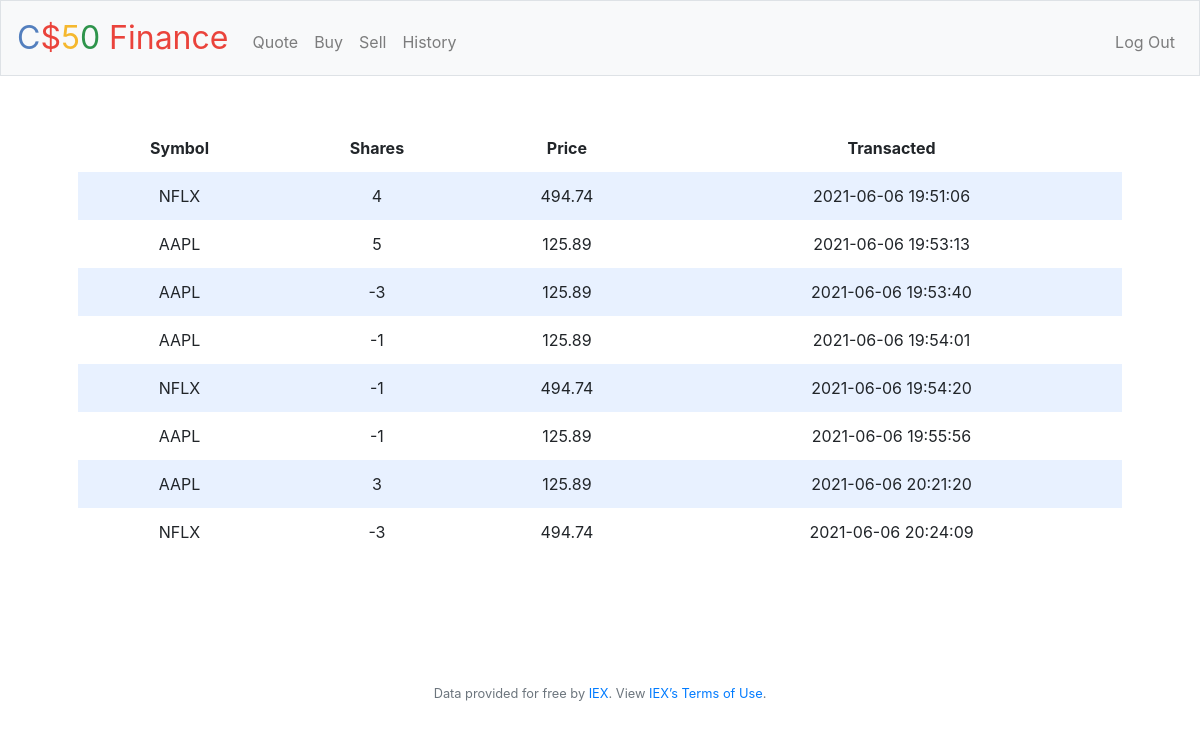
Screenshot of /history (signed in) with the database file from the repository.
### tables this page shows
CREATE TABLE transactions  (id INTEGER, symbol TEXT NOT NULL,
price NUMERIC NOT NULL, shares INTEGER NOT NULL, type TEXT NOT NULL,
time TIMESTAMP DEFAULT CURRENT_TIMESTAMP NOT NULL, user_id INTEGER NOT NULL, PRIMARY KEY (id));

### application.py (the view)
@app.route("/history")
@login_required
def history():
    ROWS = db.execute("SELECT symbol,  shares, price, time FROM transactions WHERE user_id = ?", session['user_id'])
    return render_template("history.html", rows=ROWS)

### application.py (called while the page is built)
@app.after_request
def after_request(response):
    response.headers["Cache-Control"] = "no-cache, no-store, must-revalidate"
    response.headers["Expires"] = 0
    response.headers["Pragma"] = "no-cache"
    return response

### helpers.py (called while the page is built)
def login_required(f):
    @wraps(f)
    def decorated_function(*args, **kwargs):
        if session.get("user_id") is None:
            return redirect("/login")
        return f(*args, **kwargs)
    return decorated_function

### templates/history.html (shortened to what this page needs)
{% extends "layout.html" %}
{% block main %}
    <table>
        <thead>
            <tr>
                <th>Symbol</th>
                <th>Shares</th>
                <th>Price</th>
                <th>Transacted</th>
            </tr>
        </thead>
        <tbody>
            {% for row in rows %}
            <tr>
                <td>{{ row.symbol }}</td>
                <td>{{ row.shares }}</td>
                <td>{{ row.price }}</td>
                <td>{{ row.time }}</td>
            </tr>
            {% endfor %}
        </tbody>
    </table>
{% endblock %}

### templates/layout.html (shortened to what this page needs)
<!DOCTYPE html>
<html lang="en">
    <head>
        <link rel="stylesheet" href="https://cdn.jsdelivr.net/npm/bootstrap@4.5.3/dist/css/bootstrap.min.css">
        <link href="/static/styles.css" rel="stylesheet">
    </head>
    <body>
        <nav class="navbar navbar-expand-md navbar-light bg-light border">
            <a class="navbar-brand" href="/"><span class="blue">C</span><span class="red">$</span><span class="yellow">5</span><span class="green">0</span> <span class="red">Finance</span></a>
            <div class="collapse navbar-collapse" id="navbar">
                {% if session.user_id %}
                    <ul class="navbar-nav mr-auto mt-2">
                        <li class="nav-item"><a class="nav-link" href="/quote">Quote</a></li>
                        <li class="nav-item"><a class="nav-link" href="/buy">Buy</a></li>
                        <li class="nav-item"><a class="nav-link" href="/sell">Sell</a></li>
                        <li class="nav-item"><a class="nav-link" href="/history">History</a></li>
                    </ul>
                    <ul class="navbar-nav ml-auto mt-2">
                        <li class="nav-item"><a class="nav-link" href="/logout">Log Out</a></li>
                    </ul>
                {% else %}
                    <ul class="navbar-nav ml-auto mt-2">
                        <li class="nav-item"><a class="nav-link" href="/register">Register</a></li>
                        <li class="nav-item"><a class="nav-link" href="/login">Log In</a></li>
                    </ul>
                {% endif %}
            </div>
        </nav>
        <main class="container p-5">
            {% block main %}{% endblock %}
        </main>
        <footer class="small text-center text-muted">
            Data provided for free by <a href="https://iextrading.com/developer">IEX</a>. View <a href="https://iextrading.com/api-exhibit-a/">IEX’s Terms of Use</a>.
        </footer>
    </body>
</html>

### static/styles.css (style rules this page uses)
nav .navbar-brand { font-size: xx-large; }
nav .navbar-brand .blue { color: #537fbe; }
nav .navbar-brand .red { color: #ea433b; }
nav .navbar-brand .yellow { color: #f5b82e; }
nav .navbar-brand .green { color: #2e944b; }
main { overflow-x: auto; text-align: center; }
table { background-color: transparent; margin-bottom: 5rem; width: 100%; }
table th, table td { padding: 0.75rem; vertical-align: middle; }
tbody tr:nth-of-type(odd) { background-color: rgb(179, 208, 255, 0.3) }

### rows the page displays
transactions: symbol "NFLX", shares "4", price "494.74", time "2021-06-06 19:51:06"
transactions: symbol "AAPL", shares "5", price "125.89", time "2021-06-06 19:53:13"
transactions: symbol "AAPL", shares "-3", price "125.89", time "2021-06-06 19:53:40"
transactions: symbol "AAPL", shares "-1", price "125.89", time "2021-06-06 19:54:01"
transactions: symbol "NFLX", shares "-1", price "494.74", time "2021-06-06 19:54:20"
transactions: symbol "AAPL", shares "-1", price "125.89", time "2021-06-06 19:55:56"
transactions: symbol "AAPL", shares "3", price "125.89", time "2021-06-06 20:21:20"
transactions: symbol "NFLX", shares "-3", price "494.74", time "2021-06-06 20:24:09"
